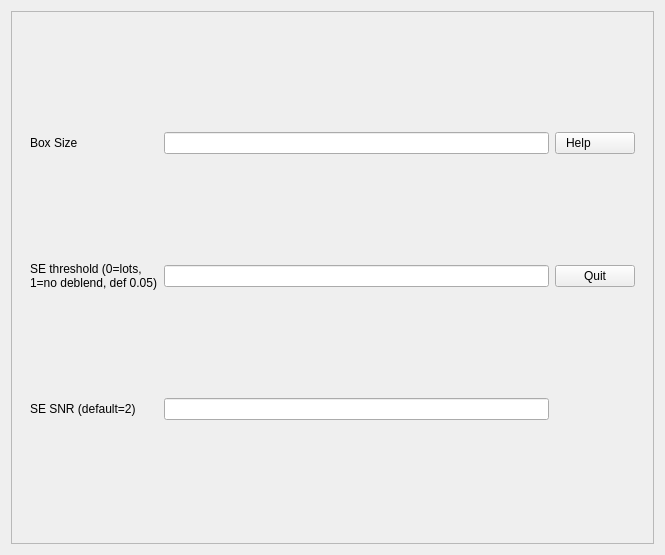
<?xml version="1.0" encoding="UTF-8"?>
<ui version="4.0">
 <class>Form</class>
 <widget class="QWidget" name="Form">
  <property name="geometry">
   <rect>
    <x>0</x>
    <y>0</y>
    <width>665</width>
    <height>555</height>
   </rect>
  </property>
  <property name="windowTitle">
   <string>Form</string>
  </property>
  <layout class="QGridLayout" name="gridLayout">
   <item row="0" column="0">
    <widget class="QFrame" name="mainframe">
     <property name="frameShape">
      <enum>QFrame::StyledPanel</enum>
     </property>
     <property name="frameShadow">
      <enum>QFrame::Raised</enum>
     </property>
     <layout class="QGridLayout" name="cutoutsLayout">
      <item row="0" column="0">
       <widget class="QWidget" name="buttonWidget" native="true">
        <property name="mouseTracking">
         <bool>true</bool>
        </property>
        <layout class="QGridLayout" name="gridLayout_2">
         <item row="0" column="0">
          <widget class="QLabel" name="label_3">
           <property name="text">
            <string>Box Size</string>
           </property>
          </widget>
         </item>
         <item row="0" column="1">
          <widget class="QLineEdit" name="boxSizeLineEdit"/>
         </item>
         <item row="0" column="2">
          <widget class="QPushButton" name="mhelpButton">
           <property name="text">
            <string>Help          </string>
           </property>
          </widget>
         </item>
         <item row="1" column="0">
          <widget class="QLabel" name="label">
           <property name="text">
            <string>SE threshold (0=lots, 1=no deblend, def 0.05)</string>
           </property>
           <property name="wordWrap">
            <bool>true</bool>
           </property>
          </widget>
         </item>
         <item row="1" column="1">
          <widget class="QLineEdit" name="seThresholdLineEdit"/>
         </item>
         <item row="1" column="2">
          <widget class="QPushButton" name="mquitButton">
           <property name="text">
            <string>Quit</string>
           </property>
          </widget>
         </item>
         <item row="2" column="0">
          <widget class="QLabel" name="label_2">
           <property name="text">
            <string>SE SNR (default=2)</string>
           </property>
          </widget>
         </item>
         <item row="2" column="1">
          <widget class="QLineEdit" name="seSNRLineEdit"/>
         </item>
        </layout>
       </widget>
      </item>
     </layout>
    </widget>
   </item>
  </layout>
 </widget>
 <resources/>
 <connections/>
</ui>
